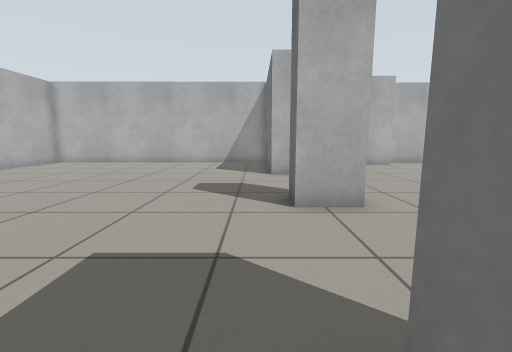
View 1 (above)

13 first-person views from a walk through a robot-simulator world made for Gazebo. The camera is 0.72 m above the floor, tilts 8° down and sees 90° across. The floor is counted in squares, 0.5 m on a side. Each view is taken from the middle of a square. On the plan, view 1 faces up. The plan holds only what a view shows up to about 13 squares ahead; the rest is blank.

View 2
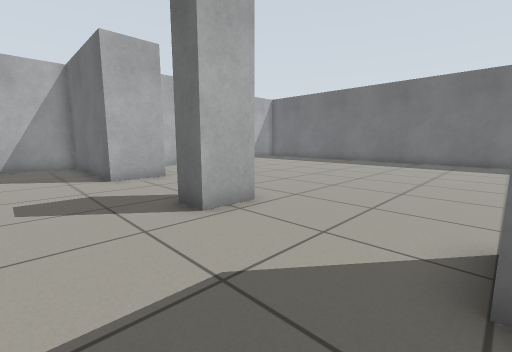

View 3
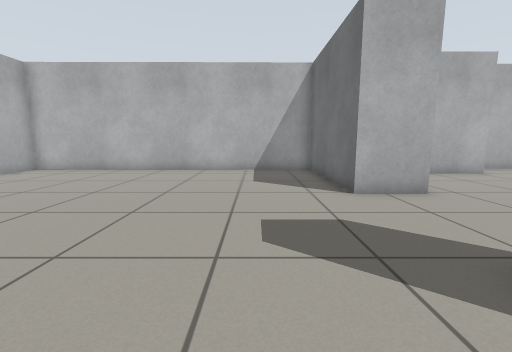

View 4
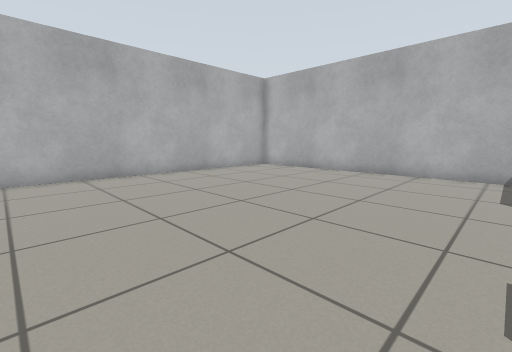

View 5
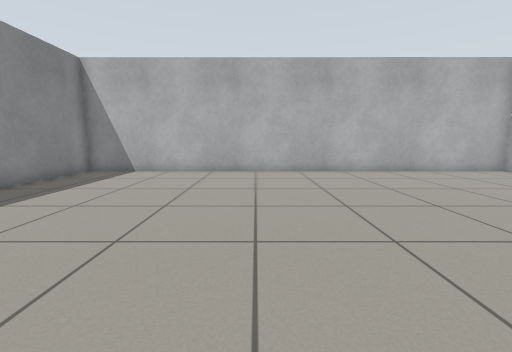

View 6
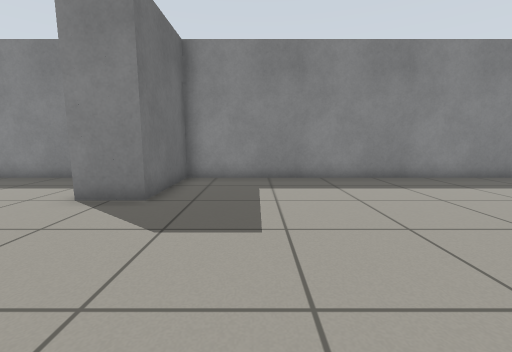

View 7
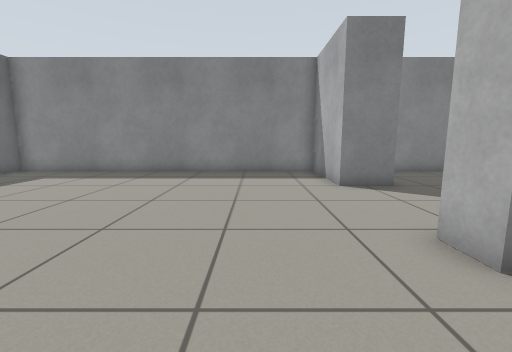

View 8
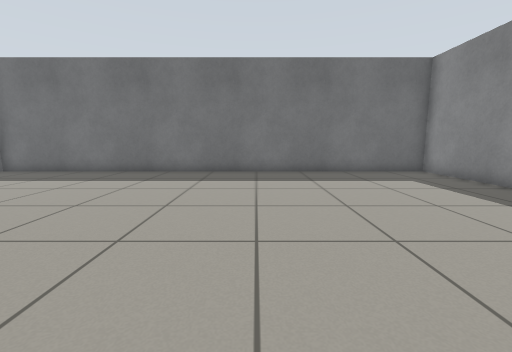

View 9
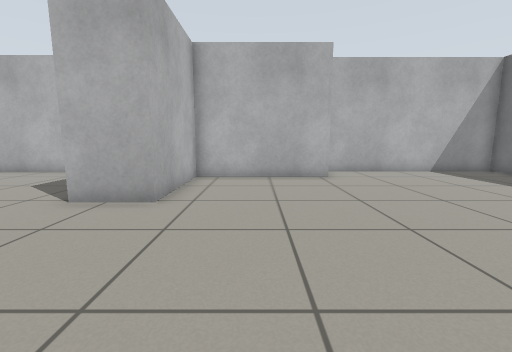

View 10
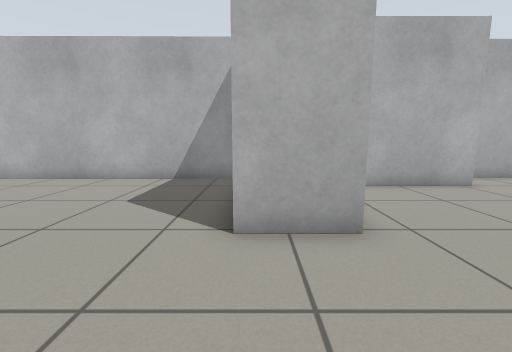

View 11
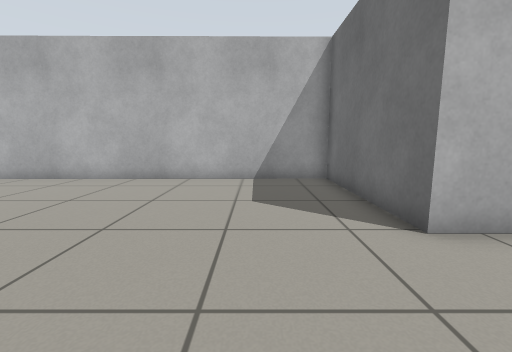

View 12
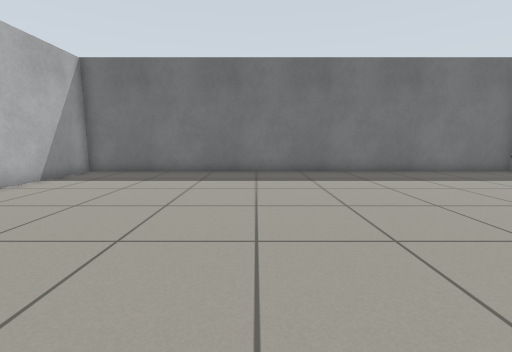

View 13
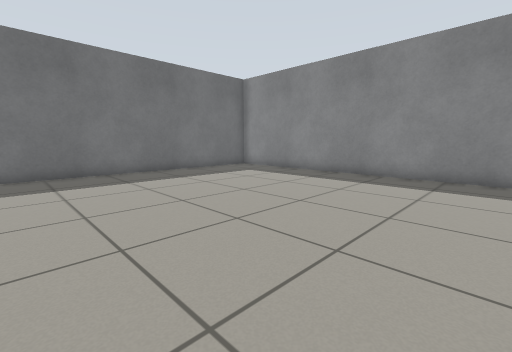

### Floor plan
Points are (right, up) in squares from view 1. A wall is a line through its corners. A room is listed if a view was taken in it or the views show most of it. See-through windows are left out.
Room 1 (views 1, 2, 3, 4, 5, 6, 7, 8, 9, 10, 11, 12, 13)
walls: (2.3, 6.5) (2.3, 5.4) (0.8, 5.4) (0.8, 6.5); (7.9, 15) (2.7, 15) (2.7, 10.8) (0.7, 10.8) (0.7, 16.5) (-12.7, 16.4) (-12.8, -2.7) (0.7, -2.7) (0.7, 1) (2.3, 1) (2.3, -2.7) (15.7, -2.7) (15.7, 16.6) (8.3, 16.6)

Positions as (right, up) in squares from view 1, and headings:
1: (0, 0), facing up
2: (-2, 1), facing up-right
3: (-2, 4), facing up
4: (-2, 5), facing up-left
5: (-1, 5), facing left
6: (-2, 7), facing down
7: (5, 9), facing down
8: (4, 5), facing right
9: (5, 5), facing up
10: (1, 7), facing up
11: (-2, 7), facing up
12: (4, 9), facing right
13: (4, 8), facing down-right
